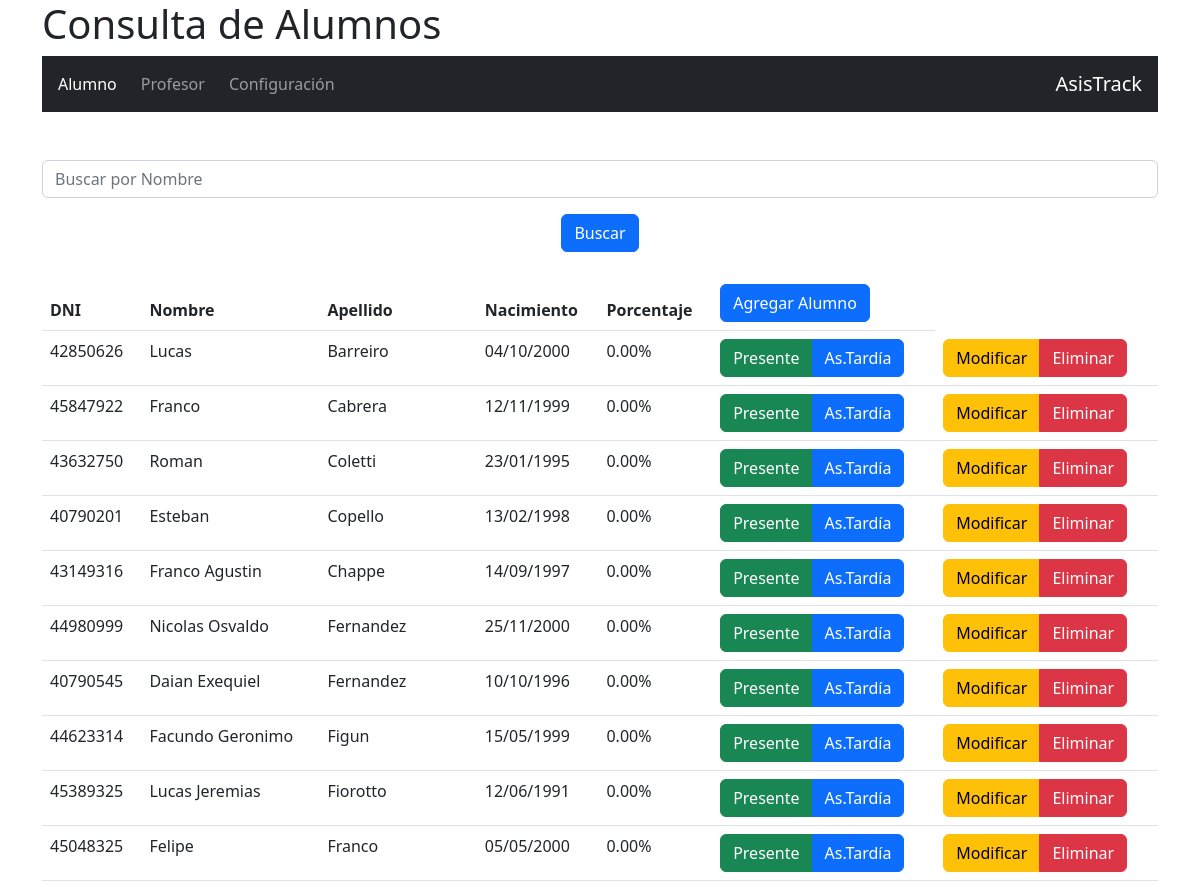
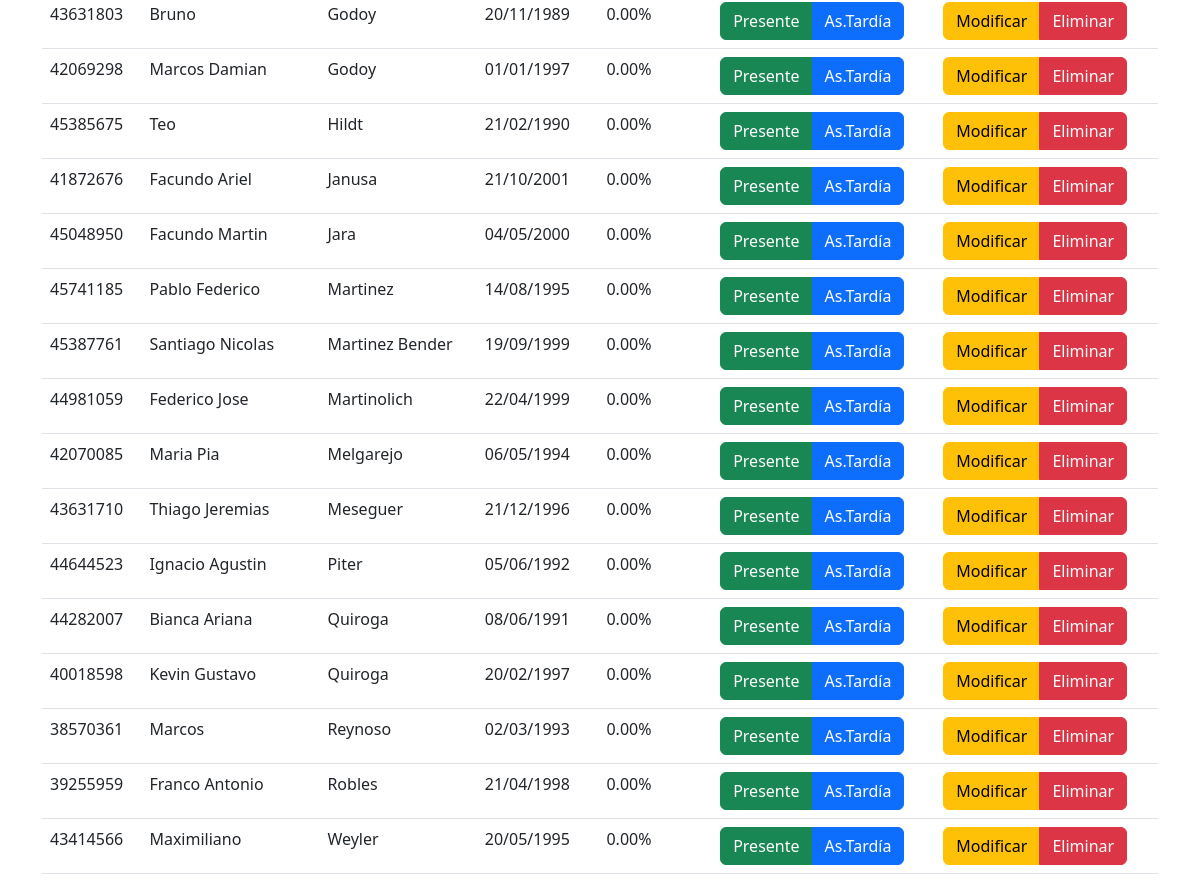
The page / on the database its author committed (2 pictures, top to bottom).
### tables this page shows
CREATE TABLE IF NOT EXISTS `alumnos` (
  `id` int(10) NOT NULL AUTO_INCREMENT,
  `dni` int(8) NOT NULL,
  `nombre` varchar(30) NOT NULL,
  `apellido` varchar(30) NOT NULL,
  `nacimiento` date NOT NULL,
  PRIMARY KEY (`id`) USING BTREE,
  UNIQUE KEY `unique_dni` (`dni`) USING BTREE
);

### db/autoload.php (called while the page is built, shortened)
<?php
function autoload($clase){
    require_once($clase.".php");
}
?>

### db/db.php (called while the page is built, shortened)
<?php
class db {
private $servername = "localhost";
private $username = "root";
private $password = "hola";
private $dbname = "sistema";
private $conexion;
public function conectar() {
    $this->conexion = new mysqli($this->servername, $this->username, $this->password, $this->dbname);
}
public function connect() {
    return $this->conexion;
}
}
?>

### index.php (the view, shortened to what this page needs)
<?php
require_once('db\autoload.php');
$datosAlumno = new alumno();
$baseDatos = new db();
$baseDatos->conectar();
if ($_SERVER["REQUEST_METHOD"] == "POST" && isset($_POST["nombre_buscar"])) {
  $nombreBuscar = $_POST["nombre_buscar"];
  $sql = "SELECT * FROM alumnos WHERE nombre LIKE '%$nombreBuscar%' OR apellido LIKE '%$nombreBuscar%' OR CONCAT(nombre, ' ', apellido) LIKE '%$nombreBuscar%'";
} else {
  $sql = "SELECT * FROM alumnos ORDER BY apellido";;
}
$result = $datosAlumno->consultar($baseDatos, $sql);
$sqlParametros = "SELECT dias_clases FROM Parametros";
$resultParametros = $datosAlumno->consultar($baseDatos, $sqlParametros);
$rowParametros = mysqli_fetch_assoc($resultParametros);
$totalClases = $rowParametros['dias_clases'];
?>
<!DOCTYPE html>
<html>
<head>
  <link rel="stylesheet" href="css/bootstrap.css">
  <link rel="stylesheet" href="css/sweetalert2.css">
</head>
<body>
<div class="container">
    <h1>Consulta de Alumnos</h1>
    <nav class="navbar navbar-expand-lg navbar-dark bg-dark">
      <ul class="navbar-nav mr-auto">
        <li class="nav-item  ms-2 mr-2">
          <a class="nav-link active">Alumno</a>
        </li>
        <li class="nav-item ms-2 mr-2">
          <a class="nav-link" href="./profesor/index.php">Profesor</a>
        </li>
        <li class="nav-item ms-2 mr-2">
          <a class="nav-link" href="./asistencia/configuracion.php">Configuración</a>
        </li>
      </ul>
      <ul class="navbar-nav ms-auto">
        <li class="nav-item">
          <a class="navbar-brand">AsisTrack</a>
      </ul>
    </nav>
    <div class="text-center mt-5">
      <form method="POST" action="<?php echo $_SERVER['PHP_SELF']; ?>">
        <div class="form-group">
          <input type="text" class="form-control" id="nombre_buscar" name="nombre_buscar" placeholder="Buscar por Nombre">
        </div>
        <button type="submit" class="btn btn-primary mt-3">Buscar</button>
      </form>
    </div>
    <br>
    <table class="table">
      <thead>
        <tr>
          <th>DNI</th>
          <th>Nombre</th>
          <th>Apellido</th>
          <th>Nacimiento</th>
          <th>Porcentaje</th>
          <th><a href='alumno/insertAlumno.php' class='btn btn-primary'>Agregar Alumno</a></th>
        </tr>
      </thead>
      <tbody>
      <?php
if ($result->num_rows > 0) {
  while ($row = $result->fetch_assoc()) {
    $nacimientoFormato = date_create($row["nacimiento"]);
    echo "<tr>";
    echo "<td>" . $row["dni"] . "</td>";
    echo "<td>" . $row["nombre"] . "</td>";
    echo "<td>" . $row["apellido"] . "</td>";
    echo "<td>" . date_format($nacimientoFormato, "d/m/Y") . "</td>";
    $sqlAsistencias = "SELECT COUNT(*) AS asistencias FROM Asistencias WHERE dni_alumno = '" . $row["dni"] . "'";
    $resultAsistencias = $datosAlumno->consultar($baseDatos, $sqlAsistencias);
    $rowAsistencias = mysqli_fetch_assoc($resultAsistencias);
    $asistencias = $rowAsistencias['asistencias'];
    $porcentajeAsistencia = ($asistencias / $totalClases) * 100;
    $porcentajeAsistencia = number_format($porcentajeAsistencia, 2);
    echo "<td>" . $porcentajeAsistencia . "%</td>";
    echo "<td><div class='btn-group'>";
    echo "<a href='./alumno/insertInstantanea.php?id=" . $row["id"] . "&fecha=" . date("Y-m-d H:i:s") . "' class='btn btn-success'>Presente</a>";
    echo "<a href='./alumno/insertAsistencia.php?id=" . $row["id"] . "' class='btn btn-primary'>As.Tardía</a>";
    echo "</div></td>";
    echo "<td><div class='btn-group'>";
    echo "<a href='./alumno/updateAlumno.php?id=" . $row["id"] . "' class='btn btn-warning'>Modificar</a>";
    echo "<a href='#' class='btn btn-danger btn-eliminar' data-alumno-id='" . $row["id"] . "'>Eliminar</a>";
    echo "</div></td>";
    echo "</tr>";
  }
} else {
  echo "<tr><td colspan='5'>No se encontraron alumnos.</td></tr>";
}
?>
      </tbody>
    </table>
	 </div>
</body>
</html>

### db/alumno.php (shortened to what this page needs)
<!DOCTYPE html>
<head>
  <link rel="stylesheet" href="../css/bootstrap.css">
  <link rel="stylesheet" href="../css/sweetalert2.css">
</head>
<body>
</body>
</html>
<?php
require_once("autoload.php");
class alumno {
    public function consultar($conexionDB, $sql) {
        $conexionDB->conectar();
        $result = $conexionDB->connect()->query($sql);
        return $result;
    }
}
?>

### rows shown on the page
alumnos: dni "42850626", nombre "Lucas", apellido "Barreiro", nacimiento "04/10/2000", porcentajeAsistencia "0.00"
alumnos: dni "45847922", nombre "Franco", apellido "Cabrera", nacimiento "12/11/1999", porcentajeAsistencia "0.00"
alumnos: dni "43632750", nombre "Roman", apellido "Coletti", nacimiento "23/01/1995", porcentajeAsistencia "0.00"
alumnos: dni "40790201", nombre "Esteban", apellido "Copello", nacimiento "13/02/1998", porcentajeAsistencia "0.00"
alumnos: dni "43149316", nombre "Franco Agustin", apellido "Chappe", nacimiento "14/09/1997", porcentajeAsistencia "0.00"
alumnos: dni "44980999", nombre "Nicolas Osvaldo", apellido "Fernandez", nacimiento "25/11/2000", porcentajeAsistencia "0.00"
alumnos: dni "40790545", nombre "Daian Exequiel", apellido "Fernandez", nacimiento "10/10/1996", porcentajeAsistencia "0.00"
alumnos: dni "44623314", nombre "Facundo Geronimo", apellido "Figun", nacimiento "15/05/1999", porcentajeAsistencia "0.00"
alumnos: dni "45389325", nombre "Lucas Jeremias", apellido "Fiorotto", nacimiento "12/06/1991", porcentajeAsistencia "0.00"
alumnos: dni "45048325", nombre "Felipe", apellido "Franco", nacimiento "05/05/2000", porcentajeAsistencia "0.00"
alumnos: dni "43631803", nombre "Bruno", apellido "Godoy", nacimiento "20/11/1989", porcentajeAsistencia "0.00"
alumnos: dni "42069298", nombre "Marcos Damian", apellido "Godoy", nacimiento "01/01/1997", porcentajeAsistencia "0.00"
alumnos: dni "45385675", nombre "Teo", apellido "Hildt", nacimiento "21/02/1990", porcentajeAsistencia "0.00"
alumnos: dni "41872676", nombre "Facundo Ariel", apellido "Janusa", nacimiento "21/10/2001", porcentajeAsistencia "0.00"
alumnos: dni "45048950", nombre "Facundo Martin", apellido "Jara", nacimiento "04/05/2000", porcentajeAsistencia "0.00"
alumnos: dni "45741185", nombre "Pablo Federico", apellido "Martinez", nacimiento "14/08/1995", porcentajeAsistencia "0.00"
alumnos: dni "45387761", nombre "Santiago Nicolas", apellido "Martinez Bender", nacimiento "19/09/1999", porcentajeAsistencia "0.00"
alumnos: dni "44981059", nombre "Federico Jose", apellido "Martinolich", nacimiento "22/04/1999", porcentajeAsistencia "0.00"
alumnos: dni "42070085", nombre "Maria Pia", apellido "Melgarejo", nacimiento "06/05/1994", porcentajeAsistencia "0.00"
alumnos: dni "43631710", nombre "Thiago Jeremias", apellido "Meseguer", nacimiento "21/12/1996", porcentajeAsistencia "0.00"
alumnos: dni "44644523", nombre "Ignacio Agustin", apellido "Piter", nacimiento "05/06/1992", porcentajeAsistencia "0.00"
alumnos: dni "44282007", nombre "Bianca Ariana", apellido "Quiroga", nacimiento "08/06/1991", porcentajeAsistencia "0.00"
alumnos: dni "40018598", nombre "Kevin Gustavo", apellido "Quiroga", nacimiento "20/02/1997", porcentajeAsistencia "0.00"
alumnos: dni "38570361", nombre "Marcos", apellido "Reynoso", nacimiento "02/03/1993", porcentajeAsistencia "0.00"
alumnos: dni "39255959", nombre "Franco Antonio", apellido "Robles", nacimiento "21/04/1998", porcentajeAsistencia "0.00"
alumnos: dni "43414566", nombre "Maximiliano", apellido "Weyler", nacimiento "20/05/1995", porcentajeAsistencia "0.00"
